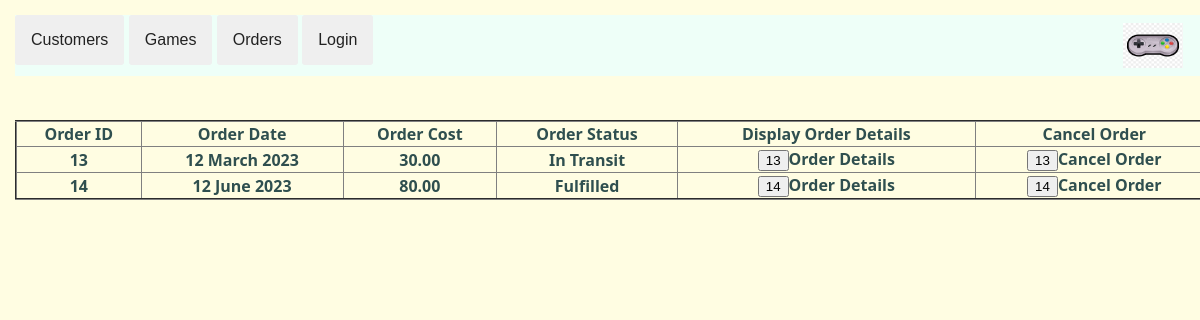
/orders/manageOrders.php (signed in), run on the app's committed database.
### tables this page shows
CREATE TABLE `orders` (
  `order_id` int(11) NOT NULL AUTO_INCREMENT,
  `order_date` date NOT NULL,
  `cost` decimal(6,2) NOT NULL,
  `status` varchar(15) NOT NULL DEFAULT 'Placed',
  `cust_id` int(11) DEFAULT NULL,
  PRIMARY KEY (`order_id`),
  KEY `cust_id` (`cust_id`),
  CONSTRAINT `orders_ibfk_1` FOREIGN KEY (`cust_id`) REFERENCES `customers` (`cust_id`)
);

### orders/manageOrders.php (the view, shortened to what this page needs)
<?php
try {
    $pdo = new PDO('mysql:host=localhost;dbname=shippingapp; charset=utf8', 'root', '');
    $pdo->setAttribute(PDO::ATTR_ERRMODE, PDO::ERRMODE_EXCEPTION);
    $OrderSQL = 'SELECT DISTINCT Order_Id, DATE_FORMAT(Order_Date, "%d %M %Y") as ord_date, Cost, Status FROM Orders
                WHERE Status != "Cancelled" AND Status != "Returned" AND Cust_Id='.$_SESSION['cust_id'].'
                ORDER BY Order_Id';
    $result = $pdo->query($OrderSQL);
    echo "<section style='text-align:center;'>";
        echo '<table border=2 style="border-collapse:collapse;">
        <tr><th>Order ID</th><th>Order Date</th><th>Order Cost</th><th>Order Status</th><th>Display Order Details</th><th>Cancel Order</th></tr>';
        while($row = $result->fetch()){
            echo
            '<tr>
                <th>'.$row['Order_Id'].'</th>
                <th>'.$row['ord_date'].'</th>
                <th>'.$row['Cost'].'</th>
                <th>'.$row['Status'].'</th>
                <th>
                    <form method="get" action="manageOrders.php">
                        <input type="submit" name="details" value='.$row['Order_Id'].'>Order Details</button>
                        <input type="hidden" value='.$row['Order_Id'].' name="order_id">
                    </form>
                </th>
                <th>
                    <form method="get" action="manageOrders.php">
                    <input type="submit" name="cancel" value='.$row['Order_Id'].'>Cancel Order</button>
                    <input type="hidden" value='.$row['Order_Id'].' name="order_id">
                    </form>
                </th>
            </tr>';
        }
    echo "</section><br><br>";
}
catch (PDOException $e) {
$output = 'Unable to connect to the database server: ' . $e->getMessage() . ' in ' . $e->getFile() . ':' . $e->getLine();
}
echo "</body></html>";
?>

### styles.css (style rules this page uses)
body { height:100vh; width:100%; padding:15px; margin:0; background-color:rgb(255, 253, 226); font-family: 'Segoe UI', Tahoma, Geneva, Verdana, sans-serif; overflow-x: hidden; color:darkslategrey; }
button { border-radius: 3px; color: rgb(34, 34, 34); padding: 16px; font-size: 16px; border: none; }
.dropdown { position: relative; display: inline-block; }
header { background-color:rgb(238, 255, 248); display:flex; flex-direction:row; justify-content: space-between; width:100%; }
nav, nav li, nav a, footer a { color:darkslategrey; display:inline-block; text-decoration:none; list-style-type:none; font-family:'Trebuchet MS', 'Lucida Sans Unicode', 'Lucida Grande', 'Lucida Sans', Arial, sans-serif; }
input { align-self: right; }
.logo { padding:0.5em 2em; }
section { box-sizing:content-box; width:100%; display:flex; flex-direction:column; }

### data on the page
orders: order_id "13", ord_date "12 March 2023", cost "30.00", status "In Transit", details "13", cancel "13"
orders: order_id "14", ord_date "12 June 2023", cost "80.00", status "Fulfilled", details "14", cancel "14"
